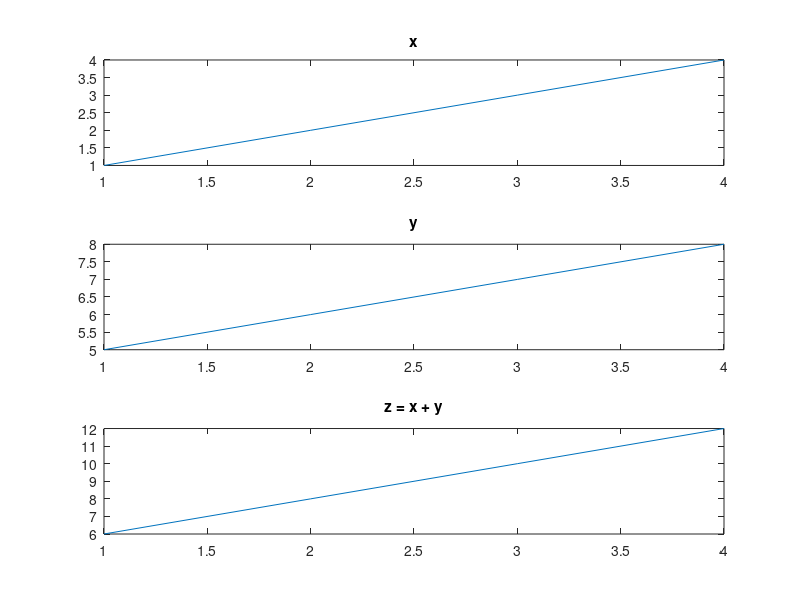

MATLAB code for this plot:
%Example of composite signal

clc; 
close all;
x = [1 2 3 4];
subplot (3, 1, 1);
plot (x);
title ('x');
y = [5 6 7 8];
subplot (3, 1, 2);
plot (y);
title('y');
z = x + y;
subplot (3, 1, 3);
plot (z);
title('z = x + y');